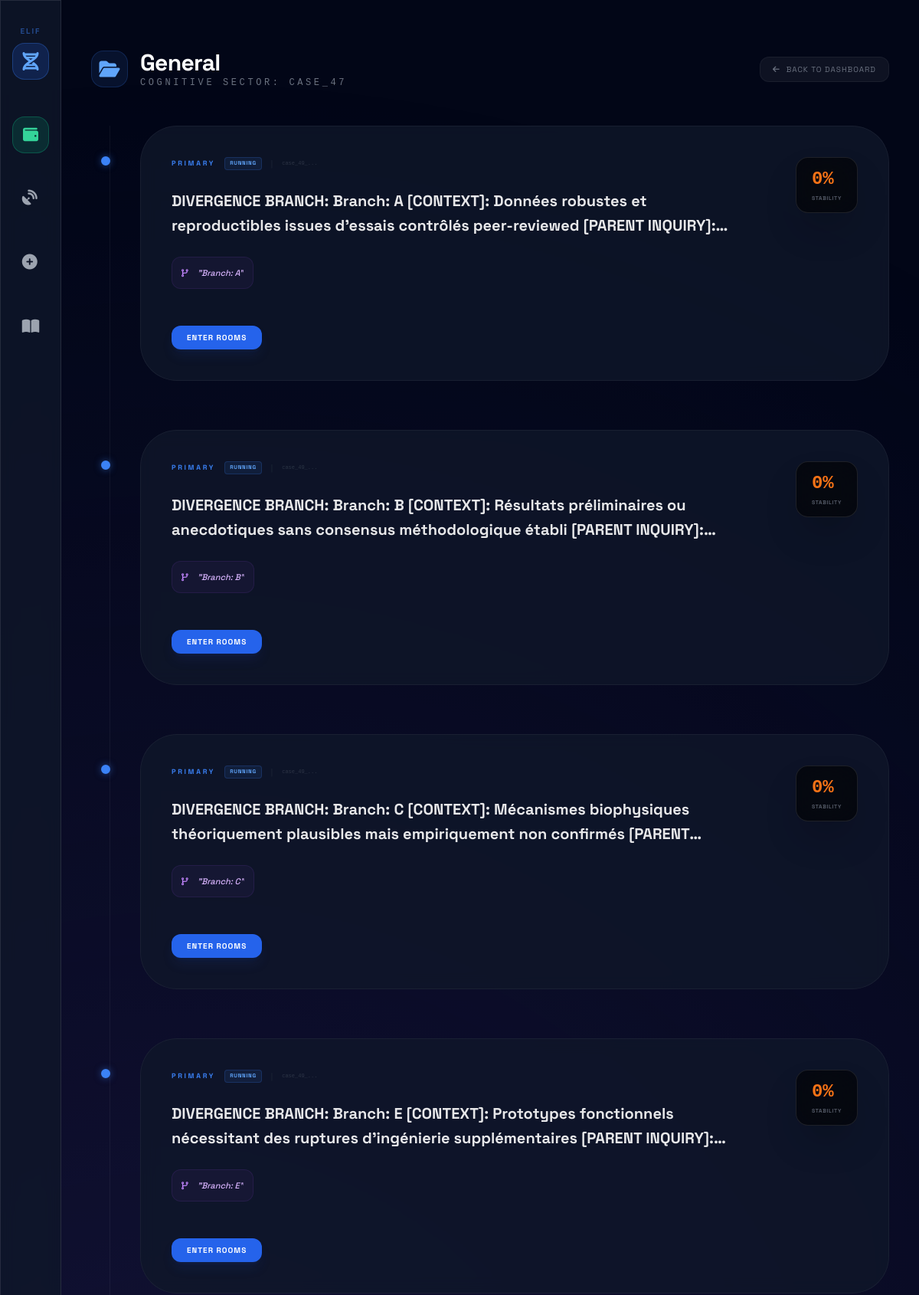
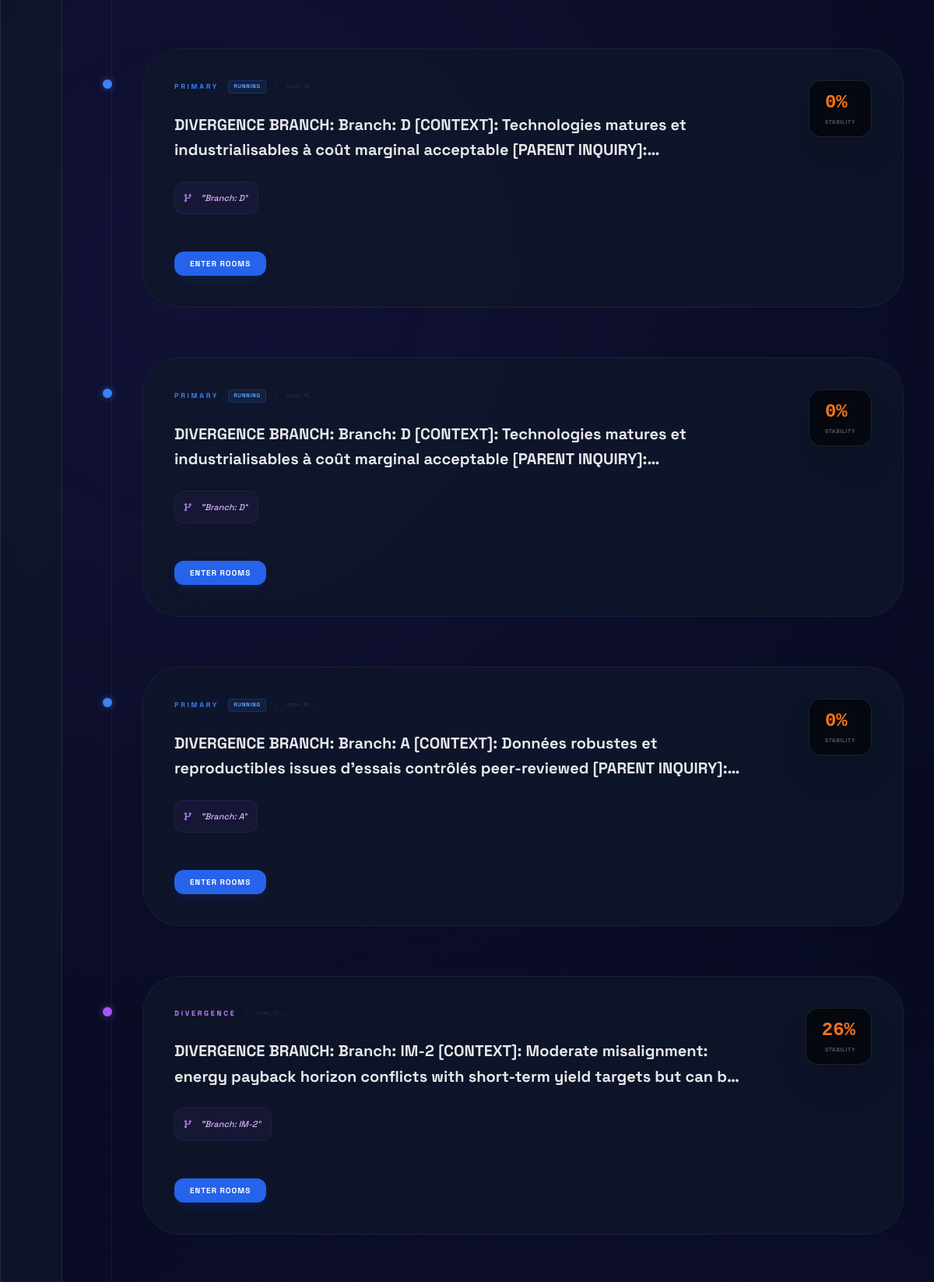
/topic/General/ (signed in, upper part), run on the app's committed database (2 pictures, top to bottom).
### discovery/models.py (models this page shows, shortened)
class Inquiry(models.Model):
    id = models.UUIDField(primary_key=True, default=uuid.uuid4, editable=False)
    case_id = models.CharField(max_length=100, default=uuid.uuid4)
    topic = models.CharField(max_length=255, default="General", help_text="The thematic folder/category for this inquiry.")
    core_question = models.TextField(help_text="The original input frame.")
    current_question_state = models.TextField(blank=True, help_text="The evolved inquiry state.")
    parent_inquiry = models.ForeignKey('self', on_delete=models.SET_NULL, null=True, blank=True, related_name='children')
    branch_name = models.CharField(max_length=255, blank=True, help_text="The name of the trajectory this branch represents.")
    divergences = models.JSONField(default=list, help_text="First-class inquiry forks / competing futures.")
    assumptions = models.JSONField(default=list, help_text="Load-bearing assumptions surfaced by Step 3.")
    evidence_map = models.JSONField(default=dict)
    hypothesis_set = models.JSONField(default=dict, help_text="Active and falsified possibilities.")
    solution_families = models.JSONField(default=list, help_text="Competing solution architectures (Pluralism).")
    unresolved_zones = models.JSONField(default=list, help_text="Residual Darkness / Regulatory uncertainty (The One).")
    constraints = models.JSONField(default=list)
    history_log = models.JSONField(default=list, help_text="Traceable audit of all cognitive mutations.")
    confidence_evolution = models.JSONField(default=list)
    stability_evolution = models.JSONField(default=list)
    current_status_msg = models.CharField(max_length=255, default="Initializing Engine...", blank=True)
    status = models.CharField(max_length=20, default="PENDING", choices=[
        ("PENDING", "Pending"),
        ("RUNNING", "Running"),
        ("COMPLETED", "Completed"),
        ("FAILED", "Failed"),
        ("REFUSED", "Refused"),
    ])
    final_verdict = models.CharField(max_length=100, blank=True, null=True)
    current_frame = models.JSONField(default=dict)
    state_data = models.JSONField(default=dict)
    created_at = models.DateTimeField(auto_now_add=True)
    updated_at = models.DateTimeField(auto_now=True)

### discovery/views.py (the view)
# urls.py: path('topic/<str:topic_name>/', views.topic_detail, name='topic_detail'),
@login_required
def topic_detail(request, topic_name):
    inquiries_list = Inquiry.objects.filter(topic=topic_name).order_by("created_at")
    if not inquiries_list.exists():
        messages.error(request, f"Topic '{topic_name}' not found.")
        return redirect("discovery:system_map")
    inquiries = []
    for inq in inquiries_list:
        completed = inq.planets.filter(status='COMPLETED').count()
        inq.is_active = completed < 11
        inquiries.append(inq)
    match = re.match(r"case_(\d+)_", inquiries[0].case_id)
    topic_prefix = f"CASE_{match.group(1)}" if match else "CASE_XX"
    context = {
        "topic_name": topic_name,
        "topic_prefix": topic_prefix,
        "inquiries": inquiries, # Chronological order
    }
    return render(request, "discovery/topic_detail.html", context)

### discovery/context_processors.py (called while the page is built)
def system_settings(request):
    return {
        'system_settings': SystemSettings.get_settings()
    }

### templates/discovery/topic_detail.html (shortened to what this page needs)
{% extends "base.html" %}
{% block content %}
<div class="max-w-6xl mx-auto py-4 md:py-8">
    <div class="flex flex-col md:flex-row items-center justify-between mb-12 space-y-6 md:space-y-0 text-center md:text-left">
        <div class="flex flex-col md:flex-row items-center space-y-4 md:space-y-0 md:space-x-4">
            <div class="w-12 h-12 rounded-2xl bg-blue-500/10 border border-blue-500/20 flex items-center justify-center text-blue-400">
                <i class="fa-solid fa-folder-open text-2xl"></i>
            </div>
            <div>
                <h1 class="text-2xl md:text-3xl font-bold text-white tracking-tight">{{ topic_name }}</h1>
                <p class="text-[10px] md:text-xs text-gray-500 uppercase tracking-[0.3em] font-mono">Cognitive Sector: {{ topic_prefix }}</p>
            </div>
        </div>
        <a href="{% url 'discovery:system_map' %}" class="flex items-center space-x-2 text-[10px] uppercase tracking-widest text-gray-500 hover:text-white transition-all bg-white/5 hover:bg-white/10 px-4 py-2 rounded-xl border border-white/5">
            <i class="fa-solid fa-arrow-left"></i>
            <span>Back to Dashboard</span>
        </a>
    </div>
    <div class="relative px-2 md:px-0">
        <div class="space-y-8 md:space-y-16">
            {% for inq in inquiries reversed %}
            <div class="relative pl-8 md:pl-16">
                <div class="absolute left-[15px] md:left-5 top-8 md:top-10 w-3 h-3 rounded-full border-2 {% if not inq.parent_inquiry %}bg-blue-500 border-blue-500 shadow-[0_0_10px_rgba(59,130,246,0.5)]{% else %}bg-purple-500 border-purple-500 shadow-[0_0_10px_rgba(168,85,247,0.5)]{% endif %} -ml-[7px] z-10 animate-pulse"></div>
                <div class="glass p-5 md:p-10 rounded-[2rem] md:rounded-[3rem] border-white/5 hover:bg-white/[0.03] hover:border-blue-500/20 transition-all group relative overflow-hidden">
                    <div class="absolute top-0 right-0 p-4 md:p-10 flex flex-col items-end z-20">
                        <div class="px-2.5 md:px-5 py-1.5 md:py-3 rounded-lg md:rounded-2xl bg-black/60 border border-white/10 backdrop-blur-xl shadow-2xl">
                            <div class="text-sm md:text-2xl font-black {% if inq.confidence_evolution|last > 75 %}text-green-400{% elif inq.confidence_evolution|last > 40 %}text-blue-400{% else %}text-orange-500{% endif %} font-mono leading-none mb-0.5 md:mb-1">
                                {{ inq.confidence_evolution|last|default:0 }}%
                            </div>
                            <div class="text-[5px] md:text-[7px] text-gray-500 uppercase tracking-widest text-right font-black opacity-80">Stability</div>
                        </div>
                    </div>
                    <div class="flex flex-col space-y-3 md:space-y-6 max-w-4xl pr-12 md:pr-40 relative z-10">
                        <div class="flex items-center space-x-2 md:space-x-3 overflow-hidden">
                            <span class="text-[7px] md:text-[9px] uppercase tracking-[0.3em] font-black {% if not inq.parent_inquiry %}text-blue-500{% else %}text-purple-400{% endif %} shrink-0">
                                {% if not inq.parent_inquiry %}Primary{% else %}Divergence{% endif %}
                            </span>
                            {% if inq.is_active %}
                            <span class="text-[7px] font-black text-blue-400 uppercase tracking-widest bg-blue-500/10 px-1.5 py-0.5 rounded border border-blue-500/20 animate-pulse">Running</span>
                            {% endif %}
                            <span class="text-gray-800 shrink-0 text-[10px]">|</span>
                            <span class="text-[7px] font-mono text-gray-600 truncate opacity-50">{{ inq.case_id|slice:":8" }}...</span>
                        </div>
                        <h3 class="text-sm md:text-xl font-bold text-white/90 group-hover:text-white transition-colors leading-snug md:leading-relaxed line-clamp-3 md:line-clamp-2 pr-4 md:pr-0">
                            {{ inq.core_question }}
                        </h3>
                        {% if inq.branch_name %}
                        <div class="mt-1 md:mt-2 p-2 md:p-3 rounded-lg md:rounded-xl bg-purple-500/5 border border-purple-500/10 flex items-center self-start overflow-hidden max-w-full">
                            <i class="fa-solid fa-code-branch text-purple-400 mr-2 md:mr-3 text-[10px] shrink-0"></i>
                            <span class="text-[9px] md:text-[11px] text-purple-300 font-medium italic truncate">"{{ inq.branch_name }}"</span>
                        </div>
                        {% endif %}
                        <div class="pt-2 md:pt-6 flex items-center space-x-4">
                            <a href="{% url 'discovery:room_view' inq.id 'DISCOVERY' %}" class="w-full md:w-auto px-5 py-2 rounded-xl bg-blue-600 hover:bg-blue-500 text-white text-[9px] md:text-[10px] font-black flex items-center justify-center uppercase tracking-widest transition-all shadow-lg shadow-blue-900/20">
                                Enter Rooms
                            </a>
                        </div>
                    </div>
                </div>
            </div>
            {% endfor %}
        </div>
    </div>
</div>
{% endblock %}

### templates/base.html (style rules this page uses)
body { background-color: #020617; color: #f8fafc; font-family: 'Space Grotesk', sans-serif; overflow-x: hidden; }
.glass { background: rgba(15, 23, 42, 0.8); backdrop-filter: blur(10px); border: 1px solid rgba(255, 255, 255, 0.1); }

### data on the page
Inquiry: confidence_evolution|last "0", shows "PRIMARY", shows "RUNNING", case_id "case_49_", core_question "DIVERGENCE BRANCH: Branch: A [CONTEXT]: Données robustes et reproductibles issues d'essais contrôlés peer-reviewed [PARENT…", branch_name "Branch: A"
Inquiry: confidence_evolution|last "0", shows "PRIMARY", shows "RUNNING", case_id "case_49_", core_question "DIVERGENCE BRANCH: Branch: B [CONTEXT]: Résultats préliminaires ou anecdotiques sans consensus méthodologique établi [PARENT…", branch_name "Branch: B"
Inquiry: confidence_evolution|last "0", shows "PRIMARY", shows "RUNNING", case_id "case_49_", core_question "DIVERGENCE BRANCH: Branch: C [CONTEXT]: Mécanismes biophysiques théoriquement plausibles mais empiriquement non confirmés…", branch_name "Branch: C"
Inquiry: confidence_evolution|last "0", shows "PRIMARY", shows "RUNNING", case_id "case_49_", core_question "DIVERGENCE BRANCH: Branch: E [CONTEXT]: Prototypes fonctionnels nécessitant des ruptures d'ingénierie supplémentaires [PARENT…", branch_name "Branch: E"
Inquiry: confidence_evolution|last "0", shows "PRIMARY", shows "RUNNING", case_id "case_49_", core_question "DIVERGENCE BRANCH: Branch: D [CONTEXT]: Technologies matures et industrialisables à coût marginal acceptable [PARENT…", branch_name "Branch: D"
Inquiry: confidence_evolution|last "0", shows "PRIMARY", shows "RUNNING", case_id "case_49_", core_question "DIVERGENCE BRANCH: Branch: D [CONTEXT]: Technologies matures et industrialisables à coût marginal acceptable [PARENT…", branch_name "Branch: D"
Inquiry: confidence_evolution|last "0", shows "PRIMARY", shows "RUNNING", case_id "case_49_", core_question "DIVERGENCE BRANCH: Branch: A [CONTEXT]: Données robustes et reproductibles issues d'essais contrôlés peer-reviewed [PARENT…", branch_name "Branch: A"
Inquiry: confidence_evolution|last "26", shows "DIVERGENCE", case_id "case_47_", core_question "DIVERGENCE BRANCH: Branch: IM-2 [CONTEXT]: Moderate misalignment: energy payback horizon conflicts with short-term yield targets but can…", branch_name "Branch: IM-2"

### other printed values
{{ topic_name }} "General"
{{ topic_prefix }} "CASE_47"
